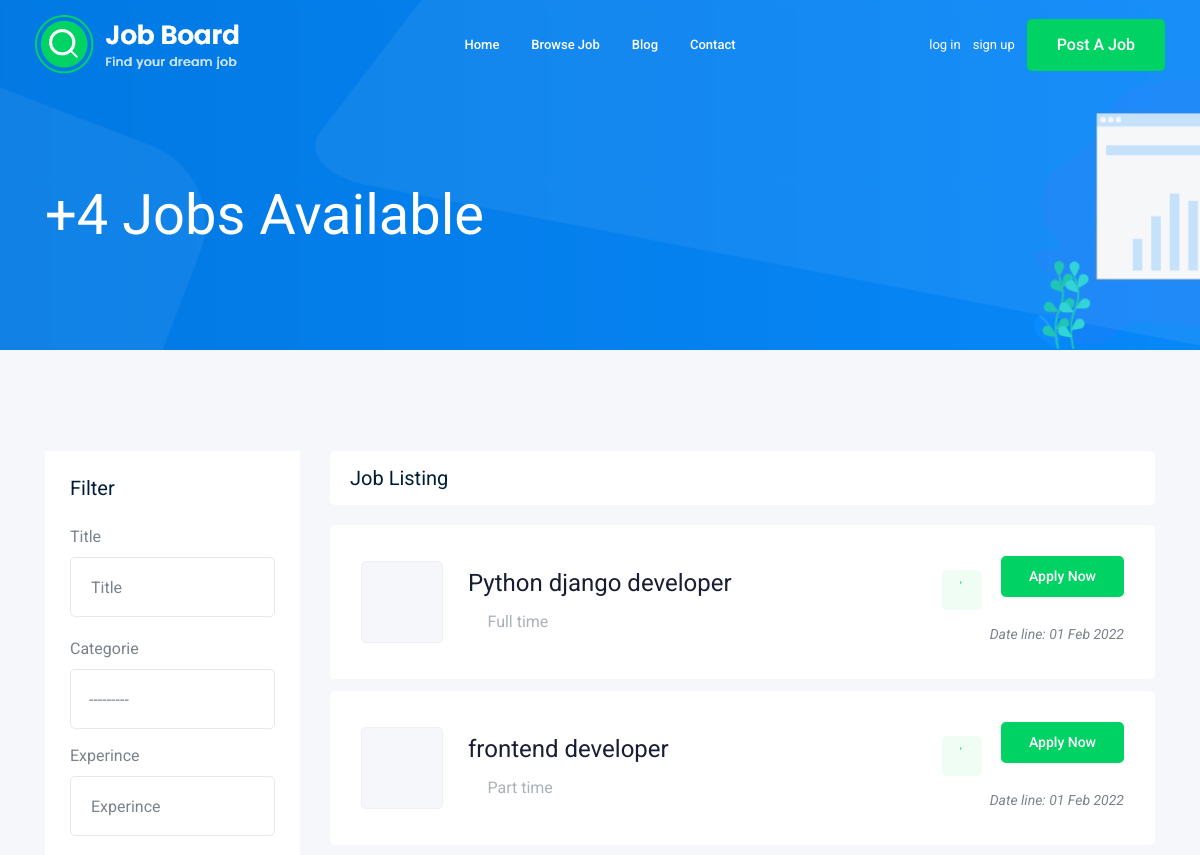
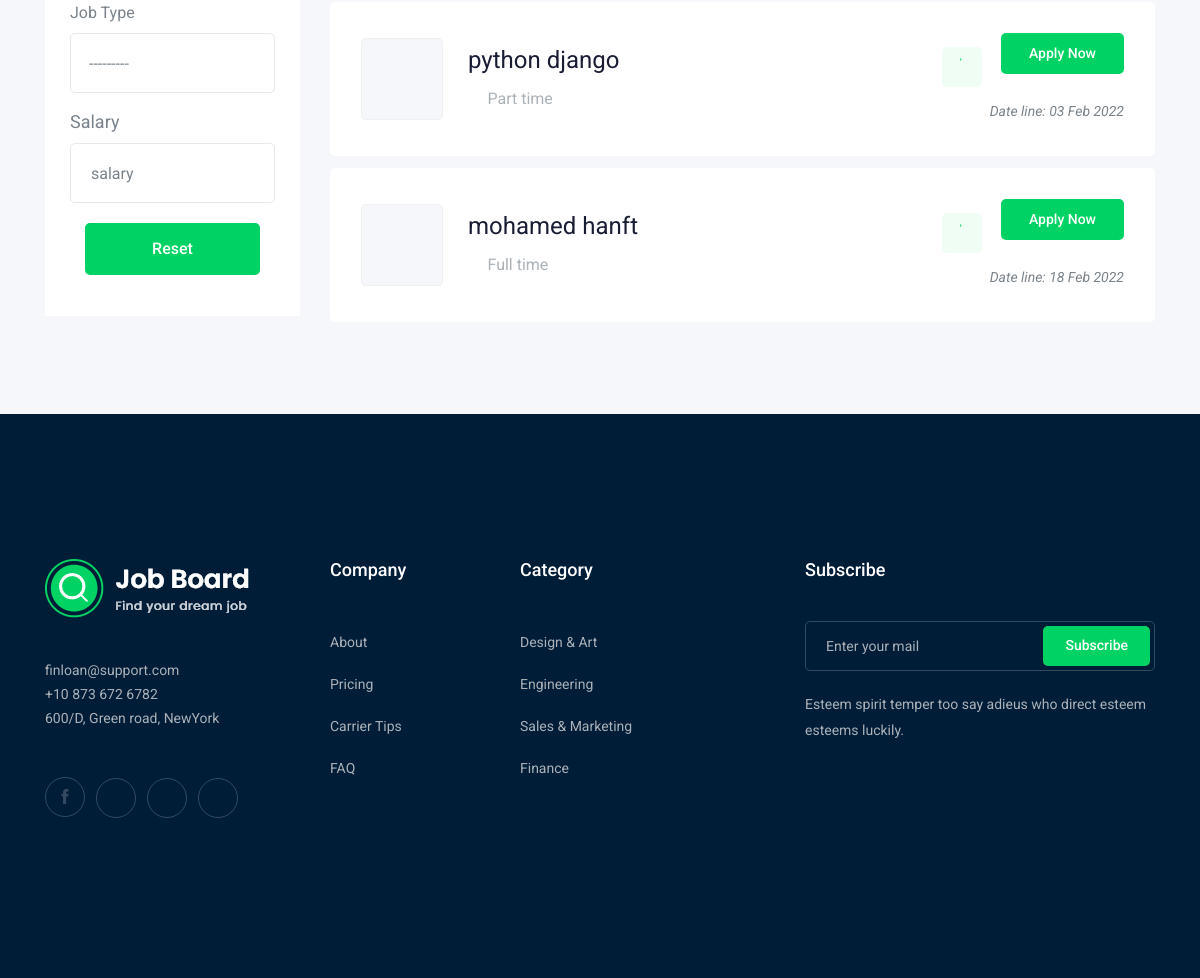
The page / on the database its author committed (2 pictures, top to bottom).
### job/models.py (models this page shows, shortened)
class job(models.Model):
    user = models.ForeignKey(User, on_delete=models.CASCADE)
    title = models.CharField(max_length=50)
    job_type_choices = (
        ('Full time', 'Full time'),
        ('Part time', 'Part time')
    )
    job_type = models.CharField(max_length=15, choices=job_type_choices)
    description = models.TextField(max_length=500)
    publish_at = models.DateTimeField(auto_now=True)
    salary = models.IntegerField(default=1200)
    vacancy = models.IntegerField(default= 1)
    experince = models.IntegerField(default= 0)
    categorie = models.ForeignKey("categorie", on_delete=models.CASCADE)
    image = models.ImageField( upload_to= image_upload, height_field=None, width_field=None, max_length=None)
    slug = models.SlugField(null=True,blank=True,unique=True)
    def __str__(self) -> str:
        return self.title

### job/views.py (the view)
# urls.py: path('',views.jobs,name='home'),
def jobs(request):
    all_jobs = job.objects.all()
    job_filter = filter(request.GET)
    if job_filter.is_valid():
        if job_filter.cleaned_data['title'] != '':
            all_jobs =all_jobs.filter(title__icontains= job_filter.cleaned_data['title'])
        if job_filter.cleaned_data['experince'] != None :
            all_jobs =all_jobs.filter(experince = job_filter.cleaned_data['experince'])
        if job_filter.cleaned_data['salary'] != None :
            all_jobs =all_jobs.filter(salary  = job_filter.cleaned_data['salary'])
        if job_filter.cleaned_data['categorie'] != None :
            all_jobs =all_jobs.filter(categorie=job_filter.cleaned_data['categorie'])
        if job_filter.cleaned_data['job_type'] != '':
            all_jobs =all_jobs.filter(job_type= job_filter.cleaned_data['job_type'])
    paginator = Paginator(all_jobs,4)
    page_number = request.GET.get('page')
    page_obj = paginator.get_page(page_number)
    context = { 'jobs'          : page_obj,
                'all_jobs'      : all_jobs,
                'filter_form'   : job_filter,
                }
    return render(request,'job/jobs.html',context=context)

### job/form.py
class filter(forms.ModelForm,forms.Form):
    def __init__(self, *args, **kwargs):
        super(filter, self).__init__(*args, **kwargs)
        self.fields['title'].required = False
        self.fields['experince'].required = False
        self.fields['job_type'].required = False
        self.fields['categorie'].required = False
        self.fields['salary'].required = False
    class Meta:
        model = job
        fields = ['title','experince','categorie','salary','job_type']
        widgets ={
            'title'     : forms.TextInput({'type':"text", "placeholder":"Title"}),
            'experince' : forms.TextInput({'type':"text", "placeholder":"Experince"}),
            'job_type'  : forms.Select(attrs={'class':'wide','placeholder':'Job Type'}),
            'categorie' : forms.Select(attrs={'class':'wide'}),
            'salary'    : forms.TextInput(attrs={'class':'wide','placeholder':'salary'})
        }

### job/models.py (called while the page is built)
    def __str__(self) -> str:
        return self.categorie

### templates/job/jobs.html (shortened to what this page needs)
{% extends 'base/base.html' %}
{% load static %}
{% block body %}
<!doctype html>
<html class="no-js" lang="zxx">
    <div class="bradcam_area bradcam_bg_1">
        <div class="container">
            <div class="row">
                <div class="col-xl-12">
                    <div class="bradcam_text">
                        <h3>+{{all_jobs|length}} Jobs Available</h3>
                    </div>
                </div>
            </div>
        </div>
    </div>
    <div class="job_listing_area plus_padding">
        <div class="container">
            <div class="row">
                <div class="col-lg-3">
                    <div class="job_filter white-bg">
                        <div class="form_inner white-bg">
                            <h3>Filter</h3>
                            <form method="GET">
                                <div class="row">
                                    <div class="col-lg-12">
                                        <div class="single_field">
                                            <label readonly style="border:0; color:#7A838B; font-size: 16px; font-weight:400;">{{filter_form.title.name|title}}</label>
                                            {{filter_form.title}}
                                        </div>
                                    </div>
                                    <div class="col-lg-12">
                                        <div class="single_field">
                                            <label readonly style="border:0; color:#7A838B; font-size: 16px; font-weight:400;">{{filter_form.categorie.name|title}}</label>
                                        </div>
                                    </div>
                                    <div class="col-lg-12">
                                        <div class="single_field">
                                            <label readonly style="border:0; color:#7A838B; font-size: 16px; font-weight:400;">{{filter_form.experince.name|title}}</label>
                                            {{filter_form.experince}}
                                        </div>
                                    </div>
                                    <div class="col-lg-12">
                                        <div class="single_field">
                                            <label readonly style="border:0; color:#7A838B; font-size: 16px; font-weight:400;">Job Type</label>
                                        </div>
                                    </div>
                                </div>
                                <div class="single_field">
                                    <label readonly style="border:0; color:#7A838B; font-size: 18px; font-weight:400;">{{filter_form.salary.name|title}}</label>
                                    {{filter_form.salary}}
                                </div>
                                <div class="col-md-12">
                                    <div class="submit_btn">
                                        <button class="boxed-btn3 w-100" type="submit">Reset</button>
                                    </div>
                                </div>
                            </form>
                        </div>
                    </div>
                </div>
                <div class="col-lg-9">
                    <div class="recent_joblist_wrap">
                        <div class="recent_joblist white-bg ">
                            <div class="row align-items-center">
                                <div class="col-md-6">
                                    <h4>Job Listing</h4>
                                </div>
                                <div class="col-md-6">
                                </div>
                            </div>
                        </div>
                    </div>
                    <div class="job_lists m-0">
                        <div class="row">
                            <div class="col-lg-12 col-md-12">
                                {% for job in jobs %}
                                <div class="single_jobs white-bg d-flex justify-content-between">
                                    <div class="jobs_left d-flex align-items-center">
                                        <div class="thumb">
                                        </div>
                                        <div class="jobs_conetent">
                                            <a href="{% url 'job-details' job.slug %}"><h4>{{job}}</h4></a>
                                            <div class="links_locat d-flex align-items-center">
                                                <div class="location">
                                                    <p> <i class="fa fa-clock-o"></i>{{job.job_type}}</p>
                                                </div>
                                            </div>
                                        </div>
                                    </div>
                                    <div class="jobs_right">
                                        <div class="apply_now">
                                            <a class="heart_mark" href="#"> <i class="fa fa-heart"></i> </a>
                                            <a href="{% url 'job-details' job.slug %}" class="boxed-btn3">Apply Now</a>
                                        </div>
                                        <div class="date">
                                            <p>Date line: {{job.publish_at|date:"d M Y"}}</p>
                                        </div>
                                    </div>
                                </div>
                                {% endfor %}
                            </div>
                        </div>
                        </div>
                    </div>
                </div>
            </div>
        </div>
{% endblock body %}

### rows shown on the page
job: title "Python django developer", job_type "Full time", publish_at "01 Feb 2022"
job: title "frontend developer", job_type "Part time", publish_at "01 Feb 2022"
job: title "python django", job_type "Part time", publish_at "03 Feb 2022"
job: title "mohamed hanft", job_type "Full time", publish_at "18 Feb 2022"

### other values the page prints
{{ all_jobs|length }} "4"
{{ filter_form.title.name|title }} "Title"
{{ filter_form.categorie.name|title }} "Categorie"
{{ filter_form.experince.name|title }} "Experince"
{{ filter_form.salary.name|title }} "Salary"
